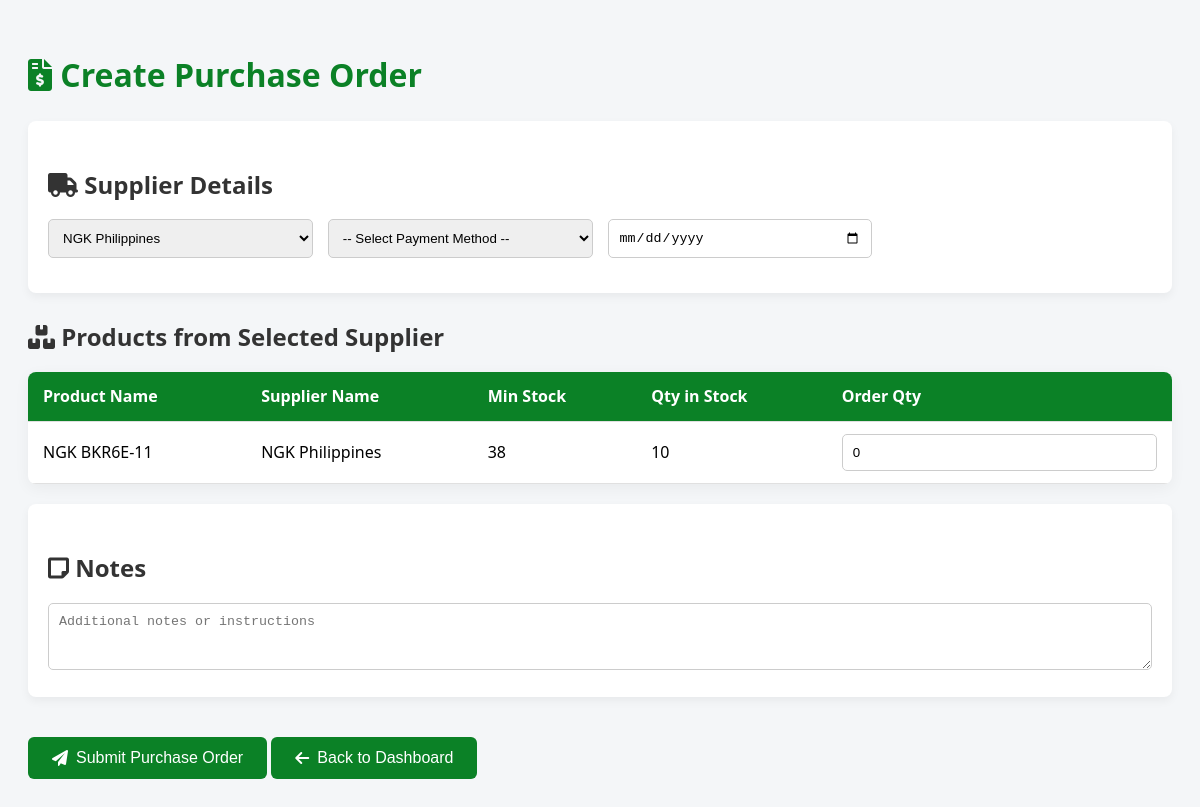
The app's page /purchase_order.php?supplier_name=NGK Philippines (signed in) with its own data.
### tables this page shows
CREATE TABLE `products` (
  `product_id` int(11) NOT NULL,
  `name` varchar(100) NOT NULL,
  `quantity` int(11) NOT NULL DEFAULT 0,
  `price` decimal(10,2) NOT NULL,
  `category` varchar(50) DEFAULT NULL,
  `min_stock_level` int(11) DEFAULT 10,
  `last_updated` timestamp NOT NULL DEFAULT current_timestamp() ON UPDATE current_timestamp(),
  `is_active` tinyint(1) DEFAULT 1,
  `warranty_period` varchar(50) DEFAULT NULL,
  `warranty_terms` text DEFAULT NULL,
  `vin_code` varchar(17) DEFAULT NULL,
  `supplier_id` int(11) DEFAULT NULL,
  `supplier` varchar(100) DEFAULT NULL
);

### purchase_order.php (the view, shortened to what this page needs)
<?php
require_once __DIR__ . '/includes/config.php';
$suppliers = $conn->query("SELECT DISTINCT category FROM products WHERE category IS NOT NULL ORDER BY category");
$products = [];
if (isset($_GET['supplier_name']) && $_GET['supplier_name'] !== '') {
    $supplier_name = $_GET['supplier_name'];
    $products_query = $conn->prepare("SELECT product_id, name, category, quantity, min_stock_level
                                     FROM products
                                     WHERE category = ?");
    $products_query->bind_param("s", $supplier_name);
    $products_query->execute();
    $products = $products_query->get_result()->fetch_all(MYSQLI_ASSOC);
} else {
    $supplier_name = '';
}
?>
<!DOCTYPE html>
<html lang="en">
<head>
  <link rel="stylesheet" href="https://cdnjs.cloudflare.com/ajax/libs/font-awesome/6.0.0/css/all.min.css" />
</head>
<body>
  <div class="container">
    <h1><i class="fas fa-file-invoice-dollar"></i> Create Purchase Order</h1>
    <form method="POST" action="purchase_order.php">
      <div class="supplier-section">
        <h2><i class="fas fa-truck"></i> Supplier Details</h2>
        <div class="form-row">
          <select name="supplier_name" id="supplier-select" required onchange="window.location.href='purchase_order.php?supplier_name='+encodeURIComponent(this.value)">
            <?php while ($row = $suppliers->fetch_assoc()): ?>
              <option value="<?= htmlspecialchars($row['category']) ?>"
                <?= ($supplier_name === $row['category']) ? 'selected' : '' ?>>
                <?= htmlspecialchars($row['category']) ?>
              </option>
            <?php endwhile; ?>
          </select>
          <select name="payment_method" id="payment_method" required onchange="togglePaymentTerms()">
  <option value="">-- Select Payment Method --</option>
</select>
          <input type="date" name="expected_arrival" required />
        </div>
      </div>
      <?php if (!empty($products)): ?>
        <h2><i class="fas fa-boxes"></i> Products from Selected Supplier</h2>
        <table>
          <thead>
            <tr>
              <th>Product Name</th>
              <th>Supplier Name</th>
              <th>Min Stock</th>
              <th>Qty in Stock</th>
              <th>Order Qty</th>
            </tr>
          </thead>
          <tbody>
            <?php foreach ($products as $product): ?>
              <tr>
                <td><?= htmlspecialchars($product['name']) ?></td>
                <td><?= htmlspecialchars($product['category']) ?></td>
                <td><?= htmlspecialchars($product['quantity']) ?></td>
                <td><?= htmlspecialchars($product['min_stock_level']) ?></td>
                <td>
                  <input type="number" min="0" name="products[<?= (int)$product['product_id'] ?>][quantity]" value="0" />
                </td>
              </tr>
            <?php endforeach; ?>
          </tbody>
        </table>
      <?php else: ?>
        <p class="no-items">Select a supplier to show their products here.</p>
      <?php endif; ?>
      <div class="form-section">
        <h2><i class="fas fa-sticky-note"></i> Notes</h2>
        <textarea name="notes" rows="3" placeholder="Additional notes or instructions"></textarea>
      </div>
      <button type="submit" class="submit-btn">
        <i class="fas fa-paper-plane"></i> Submit Purchase Order
      </button>
      <button type="button" onclick="window.location.href='dashboard.php'" class="submit-btn">
  <i class="fas fa-arrow-left"></i> Back to Dashboard
</button>
    </form>
  </div>
</body>
</html>

### purchase_order.php (style rules this page uses)
body { font-family: 'Segoe UI', Tahoma, Geneva, Verdana, sans-serif; background: #f4f6f8; padding: 20px; line-height: 1.6; }
.container { max-width: 1200px; margin: 0 auto; }
h1 { color: #0b8126; margin-bottom: 20px; }
h2 { color: #333; margin: 25px 0 15px; }
table { width: 100%; border-collapse: collapse; background: white; border-radius: 8px; overflow: hidden; box-shadow: 0 4px 15px rgba(0,0,0,0.05); margin-bottom: 20px; }
th, td { padding: 12px 15px; border-bottom: 1px solid #e0e0e0; text-align: left; }
th { background-color: #0b8126; color: white; position: sticky; top: 0; }
.submit-btn { margin-top: 20px; background-color: #0b8126; color: white; border: none; padding: 12px 24px; border-radius: 6px; cursor: pointer; font-size: 1rem; transition: background-color 0.3s; display: inline-flex; align-items: center; gap: 8px; }
.form-section { background: white; padding: 20px; border-radius: 8px; margin: 20px 0; box-shadow: 0 4px 10px rgba(0,0,0,0.05); }
.form-row { display: grid; grid-template-columns: repeat(4, 1fr); gap: 15px; margin-bottom: 15px; align-items: center; }
input, select, textarea { padding: 10px; border-radius: 5px; border: 1px solid #ccc; width: 100%; box-sizing: border-box; }
.supplier-section { background: white; padding: 20px; border-radius: 8px; margin-bottom: 20px; box-shadow: 0 4px 10px rgba(0,0,0,0.05); }

### records on screen
products: name "NGK BKR6E-11", category "NGK Philippines", quantity "38", min_stock_level "10"

### other values on screen
form field supplier_name "NGK Philippines"
